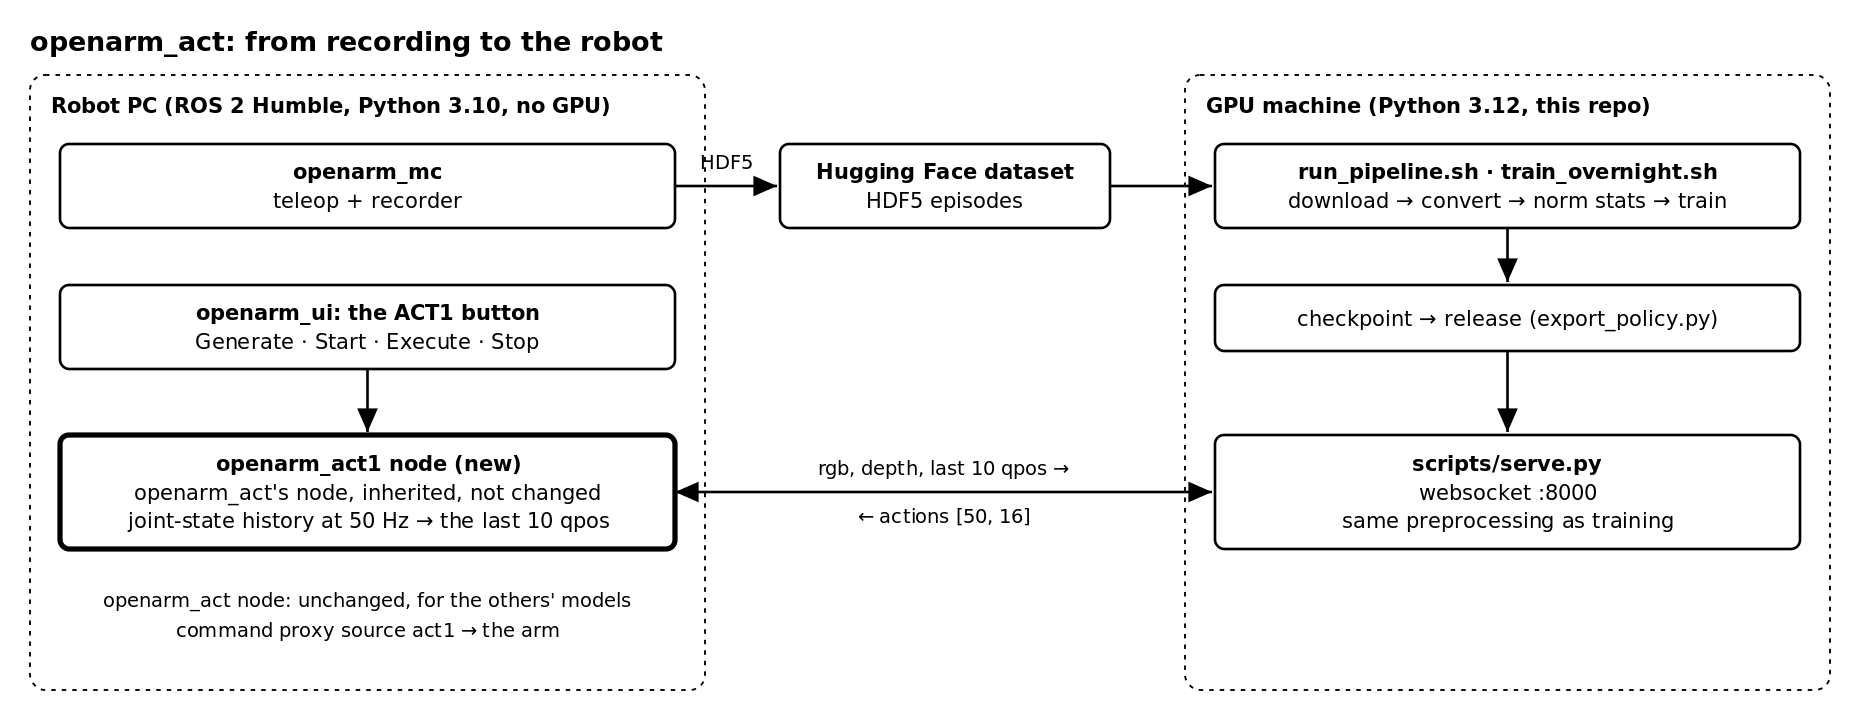

This figure's Python source:
"""Draws system.svg: from recording to the robot, with the openarm_act1 node.

    python3 docs/images/system.py
    uvx --from cairosvg cairosvg docs/images/system.svg -o docs/images/system.png -s 1.5

Black on white, as architecture_depth.py.
"""

from html import escape
from pathlib import Path

FONT = 'font-family="DejaVu Sans, Helvetica, Arial, sans-serif"'


class Svg:
    def __init__(self, width, height):
        self.parts = [
            f'<svg width="{width}" height="{height}" viewBox="0 0 {width} {height}" xmlns="http://www.w3.org/2000/svg">',
            '<defs><marker id="a" markerWidth="9" markerHeight="9" refX="8" refY="4.5" orient="auto-start-reverse">'
            '<path d="M 0 1 L 8 4.5 L 0 8 Z" fill="#000"/></marker></defs>',
            f'<rect x="0" y="0" width="{width}" height="{height}" fill="#fff"/>',
        ]

    def text(self, x, y, s, size=14, bold=False, anchor="middle"):
        self.parts.append(f'<text x="{x}" y="{y}" {FONT} font-size="{size}" font-weight="{700 if bold else 400}" '
                          f'fill="#000" text-anchor="{anchor}" dominant-baseline="central">{escape(s)}</text>')

    def box(self, x, y, w, h, lines, thick=False):
        width = 3.5 if thick else 1.75
        self.parts.append(f'<rect x="{x}" y="{y}" width="{w}" height="{h}" rx="6" fill="#fff" stroke="#000" '
                          f'stroke-width="{width}"/>')
        top = y + h / 2 - 9.5 * (len(lines) - 1)
        for i, line in enumerate(lines):
            self.text(x + w / 2, top + 19 * i, line, bold=i == 0 and len(lines) > 1)

    def group(self, x, y, w, h, label):
        self.parts.append(f'<rect x="{x}" y="{y}" width="{w}" height="{h}" rx="10" fill="#fff" stroke="#000" '
                          'stroke-width="1.25" stroke-dasharray="3 4"/>')
        self.text(x + 14, y + 20, label, size=14, bold=True, anchor="start")

    def arrow(self, *points, both=False):
        d = "M " + " L ".join(f"{x} {y}" for x, y in points)
        start = ' marker-start="url(#a)"' if both else ""
        self.parts.append(f'<path d="{d}" fill="none" stroke="#000" stroke-width="1.75" '
                          f'marker-end="url(#a)"{start}/>')

    def save(self, path):
        Path(path).write_text("\n".join(self.parts + ["</svg>", ""]))


s = Svg(1240, 480)
s.text(20, 28, "openarm_act: from recording to the robot", size=18, bold=True, anchor="start")
s.group(20, 50, 450, 410, "Robot PC  (ROS 2 Humble, Python 3.10, no GPU)")
s.group(790, 50, 430, 410, "GPU machine  (Python 3.12, this repo)")

s.box(40, 96, 410, 56, ["openarm_mc", "teleop + recorder"])
s.box(40, 190, 410, 56, ["openarm_ui: the ACT1 button", "Generate · Start · Execute · Stop"])
s.box(40, 290, 410, 76, ["openarm_act1 node (new)", "openarm_act's node, inherited, not changed",
                         "joint-state history at 50 Hz → the last 10 qpos"], thick=True)
s.text(245, 400, "openarm_act node: unchanged, for the others' models", size=13)
s.text(245, 420, "command proxy source act1 → the arm", size=13)
s.arrow((245, 246), (245, 288))

s.box(520, 96, 220, 56, ["Hugging Face dataset", "HDF5 episodes"])
s.box(810, 96, 390, 56, ["run_pipeline.sh · train_overnight.sh", "download → convert → norm stats → train"])
s.box(810, 190, 390, 44, ["checkpoint → release (export_policy.py)"])
s.box(810, 290, 390, 76, ["scripts/serve.py", "websocket :8000", "same preprocessing as training"])

s.arrow((450, 124), (518, 124))
s.text(484, 108, "HDF5", size=13)
s.arrow((740, 124), (808, 124))
s.arrow((1005, 152), (1005, 188))
s.arrow((1005, 234), (1005, 288))
s.arrow((450, 328), (808, 328), both=True)
s.text(629, 312, "rgb, depth, last 10 qpos  →", size=13)
s.text(629, 344, "←  actions [50, 16]", size=13)

s.save(Path(__file__).with_name("system.svg"))
